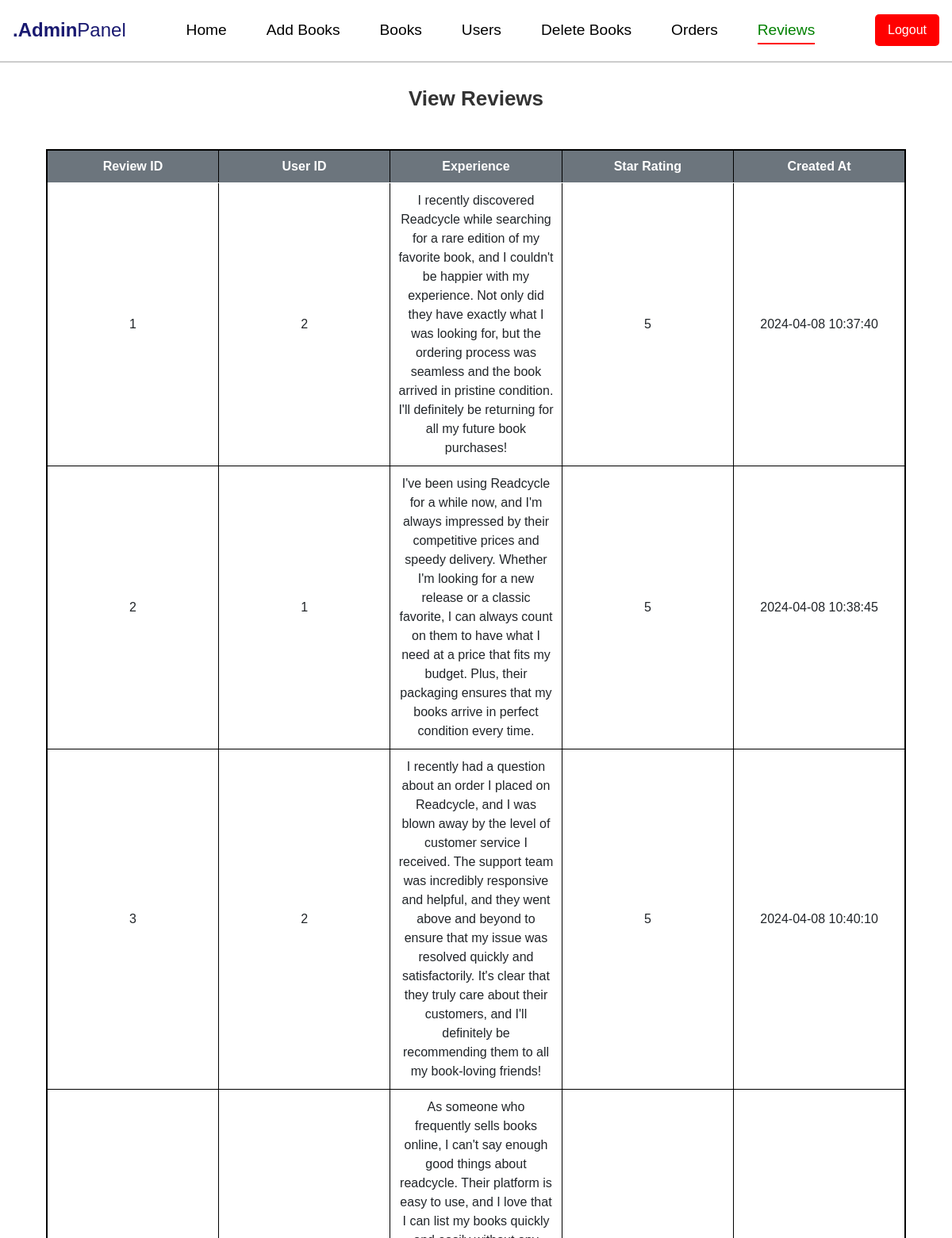
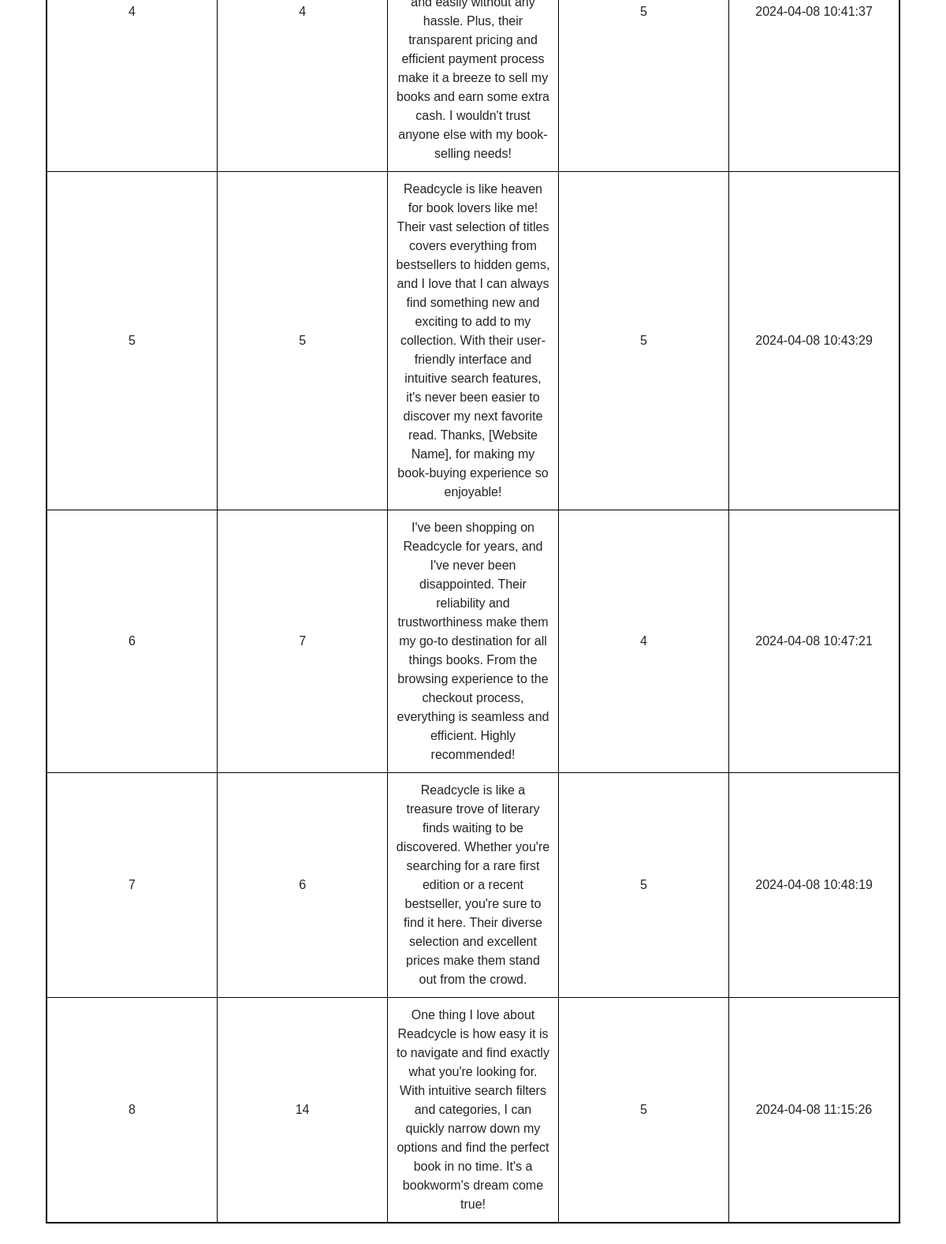
Screenshot of /view_reviews.php with the database file from the repository (2 pictures, top to bottom).
### tables this page shows
CREATE TABLE `reviews` (
  `Review_ID` int(11) NOT NULL,
  `User_ID` int(11) DEFAULT NULL,
  `Experience` text DEFAULT NULL,
  `StarRating` int(11) DEFAULT NULL,
  `Created_At` timestamp NOT NULL DEFAULT current_timestamp()
);

### view_reviews.php (the view, shortened to what this page needs)
<!DOCTYPE html>
<html lang="en">
<head>
    <link href="https://cdn.jsdelivr.net/npm/bootstrap@5.0.0-beta1/dist/css/bootstrap.min.css" rel="stylesheet">
    <link rel="stylesheet" href="https://cdnjs.cloudflare.com/ajax/libs/font-awesome/6.5.1/css/all.min.css" />
</head>
<body>
<?php include 'admin_header1.php'; ?>
    <div class="container">
        <h4>View Reviews</h4>
                    <div class="card-body">
                        <table class="table table-bordered">
                            <thead>
                                <tr>
                                    <th>Review ID</th>
                                    <th>User ID</th>
									<th>Experience</th>
									<th>Star Rating</th>
									<th>Created At</th>
                                </tr>
                            </thead>
                            <tbody>
                                <?php
                                    $con = mysqli_connect("localhost","root","","readcycle");
                                    $query = "SELECT * FROM reviews";
                                    $query_run = mysqli_query($con, $query);
                                    if(mysqli_num_rows($query_run) > 0)
                                    {
                                        foreach($query_run as $row)
                                        {
                                            ?>
                                            <tr>
                                                <td><?= $row['Review_ID']; ?></td>
                                                <td><?= $row['User_ID']; ?></td>
                                                <td><?= $row['Experience']; ?></td>
												<td><?= $row['StarRating']; ?></td>
												<td><?= $row['Created_At']; ?></td>
                                            </tr>
                                            <?php
                                        }
                                    }
                                    else
                                    {
                                        ?>
                                            <tr>
                                                <td colspan="4">No Record Found</td>
                                            </tr>
                                        <?php
                                    }
                                ?>
                            </tbody>
                        </table>
                    </div>
                </div>
</body>
</html>

### view_reviews.php (style rules this page uses)
.table { opacity: 0; transform: translateY(-20px); transition: opacity 0.3s ease, transform 0.3s ease; }
.table.show { opacity: 1; transform: translateY(0); }
.table { width: 100%; border-collapse: collapse; border: 2px solid black; }
.table th, .table td { padding: 8px; border: 1px solid black; }
.table th { background-color: #6c757d; color: white; font-weight: bold; text-align: center; width: 150px; }
.table td { padding: 10px; text-align: center; vertical-align: middle; }
h4 { text-align: center; margin-top: 30px; color: #333; font-size: 26px; font-weight: bold; }

### admin_header1.php (style rules this page uses)
body { margin: 0; padding: 0; font-family: Arial, sans-serif; background-color: #fff; }

### rows the page displays
reviews: Review_ID "1", User_ID "2", Experience "I recently discovered Readcycle while searching for a rare edition of my favorite book, and I couldn't be happier with my experience. Not only did they have exactly what I was looking for, but the ordering process was seamless and the book arrived in pristine condition. I'll definitely be returning for all my future book purchases!", StarRating "5", Created_At "2024-04-08 10:37:40"
reviews: Review_ID "2", User_ID "1", Experience "I've been using Readcycle for a while now, and I'm always impressed by their competitive prices and speedy delivery. Whether I'm looking for a new release or a classic favorite, I can always count on them to have what I need at a price that fits my budget. Plus, their packaging ensures that my books arrive in perfect condition every time.", StarRating "5", Created_At "2024-04-08 10:38:45"
reviews: Review_ID "3", User_ID "2", Experience "I recently had a question about an order I placed on Readcycle, and I was blown away by the level of customer service I received. The support team was incredibly responsive and helpful, and they went above and beyond to ensure that my issue was resolved quickly and satisfactorily. It's clear that they truly care about their customers, and I'll definitely be recommending them to all my book-loving friends!", StarRating "5", Created_At "2024-04-08 10:40:10"
reviews: Review_ID "4", User_ID "4", Experience "As someone who frequently sells books online, I can't say enough good things about readcycle. Their platform is easy to use, and I love that I can list my books quickly and easily without any hassle. Plus, their transparent pricing and efficient payment process make it a breeze to sell my books and earn some extra cash. I wouldn't trust anyone else with my book-selling needs!", StarRating "5", Created_At "2024-04-08 10:41:37"
reviews: Review_ID "5", User_ID "5", Experience "Readcycle is like heaven for book lovers like me! Their vast selection of titles covers everything from bestsellers to hidden gems, and I love that I can always find something new and exciting to add to my collection. With their user-friendly interface and intuitive search features, it's never been easier to discover my next favorite read. Thanks, [Website Name], for making my book-buying experience so enjoyable!", StarRating "5", Created_At "2024-04-08 10:43:29"
reviews: Review_ID "6", User_ID "7", Experience "I've been shopping on Readcycle for years, and I've never been disappointed. Their reliability and trustworthiness make them my go-to destination for all things books. From the browsing experience to the checkout process, everything is seamless and efficient. Highly recommended!", StarRating "4", Created_At "2024-04-08 10:47:21"
reviews: Review_ID "7", User_ID "6", Experience "Readcycle is like a treasure trove of literary finds waiting to be discovered. Whether you're searching for a rare first edition or a recent bestseller, you're sure to find it here. Their diverse selection and excellent prices make them stand out from the crowd.", StarRating "5", Created_At "2024-04-08 10:48:19"
reviews: Review_ID "8", User_ID "14", Experience "One thing I love about Readcycle is how easy it is to navigate and find exactly what you're looking for. With intuitive search filters and categories, I can quickly narrow down my options and find the perfect book in no time. It's a bookworm's dream come true!", StarRating "5", Created_At "2024-04-08 11:15:26"
